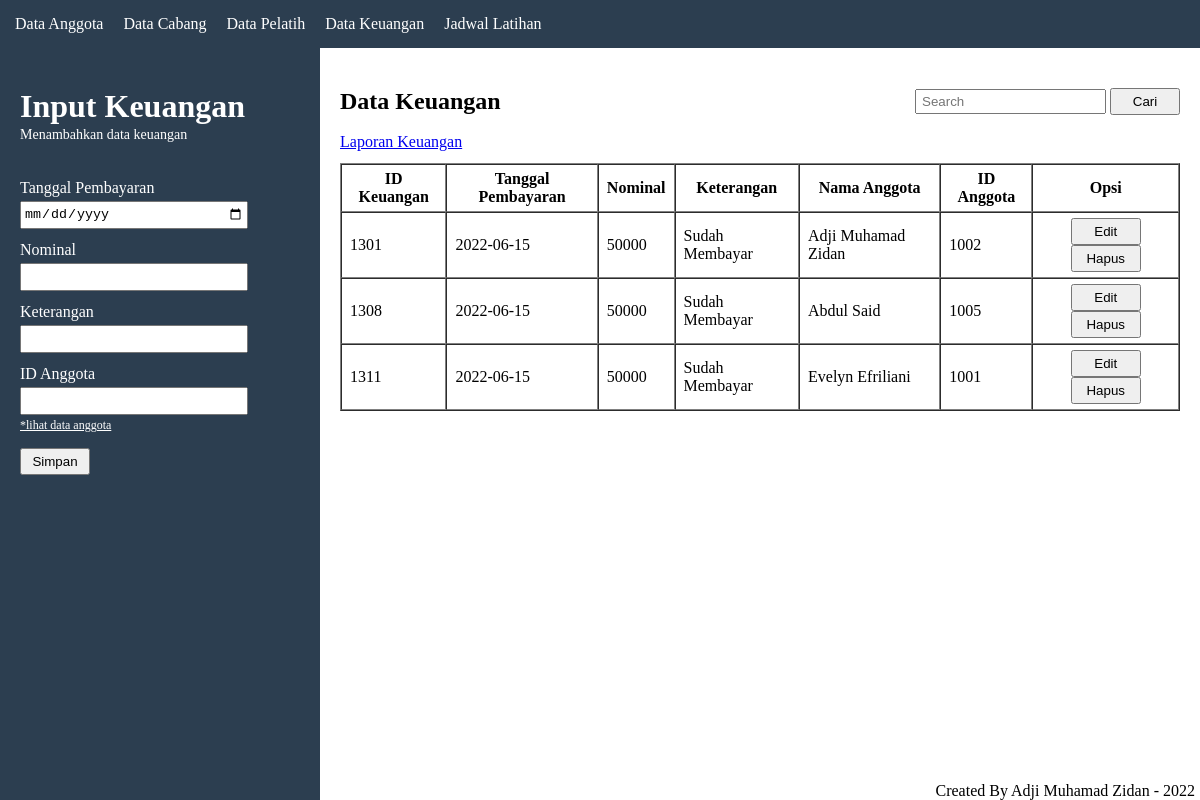
The page /keuangan.php on the database its author committed.
### tables this page shows
CREATE TABLE `dt_keuangan` (
  `ID_keuangan` int(10) NOT NULL,
  `Tanggal_Pembayaran` varchar(20) NOT NULL,
  `Nominal` int(100) NOT NULL,
  `Keterangan` varchar(100) NOT NULL,
  `ID_anggota` int(10) NOT NULL
);

CREATE TABLE `dt_anggota` (
  `ID_anggota` int(10) NOT NULL,
  `Nama_lengkap` varchar(100) NOT NULL,
  `Jenis_kelamin` varchar(15) NOT NULL,
  `Alamat` varchar(100) NOT NULL,
  `Sabuk` varchar(10) NOT NULL
);

### keuangan.php (the view, shortened to what this page needs)
<?php
	require 'config/koneksi_db.php';
	$show = "SELECT * FROM dt_keuangan INNER JOIN dt_anggota ON dt_keuangan.ID_anggota = dt_anggota.ID_anggota";
	$showData = mysqli_query($koneksi, $show);
?>
<!DOCTYPE html>
<html lang="en">
<head>
</head>
<body>
	<nav>
		<?php require 'modularitas/menu.php' ?>
	</nav>
	<main>
		<div class="container">
			<div class="form">
				<div class="title-keuangan">
					<h1>Input Keuangan</h1>
					<p>Menambahkan data keuangan</p>
				</div>
				<form action="keuangan.php" method="post">
					<label for="pembayaran">Tanggal Pembayaran</label><br>
					<input type="date" id="pembayaran" name="pembayaran"><br>
					<label for="nominal">Nominal</label><br>
					<input type="text" id="nominal" name="nominal" required><br>
					<label for="ket">Keterangan</label><br>
					<input type="text" id="ket" name="ket" required><br>
					<label for="id_anggota">ID Anggota</label><br>
					<input type="text" id="id_anggota" name="id_anggota" required><br>
					<a href="anggota.php">*lihat data anggota</a><br>
					<button type="submit" name="simpan" class="simpan">Simpan</button>
				</form>
			</div>
			<div class="tabel-data">
				<div class="header">
					<h2>Data Keuangan</h2>
					<div class="search">
						<form action="" method="post">
							<input type="search" placeholder="Search" name="keyword_cari" id="keyword_cari">
							<button type="submit" name="btn_cari" id="btn_cari">Cari</button>
						</form>
					</div>
				</div><br>
				<a href="laporan_keuangan.php">Laporan Keuangan</a>
				<div id="tabel_data">
					<table border="1" cellspacing="0">
						<tr>
							<th>ID Keuangan</th>
							<th>Tanggal Pembayaran</th>
							<th>Nominal</th>
							<th>Keterangan</th>
							<th>Nama Anggota</th>
							<th>ID Anggota</th>
							<th>Opsi</th>
						</tr>
						<?php while($data = mysqli_fetch_assoc($showData)) : ?>
							<tr>
								<td><?= $data['ID_keuangan'];?></td>
								<td><?= $data['Tanggal_Pembayaran'];?></td>
								<td><?= $data['Nominal'];?></td>
								<td><?= $data['Keterangan'];?></td>
								<td><?= $data['Nama_lengkap'];?></td>
								<td><?= $data['ID_anggota'];?></td>
								<td>
									<center>
										<a href="edit_dt_keuangan.php?update=<?= $data['ID_keuangan'];?>"><button type="button" class="edit">Edit</button></a>
										<a href="?delete=<?= $data['ID_keuangan'];?>"><button type="button" onclick=" return confirm('Yakin ingin menghapus?')" class="hapus">Hapus</button></a>
									</center>
								</td>
							</tr>
						<?php endwhile; ?>
					</table>
				</div>
				<footer>
					<?php require 'modularitas/footer.php' ?>
				</footer>
			</div>
		</div>
	</main>
</body>
</html>

### keuangan.php (style rules this page uses)
main .container { display: flex; justify-content: center; position: fixed; width: 100%; height: 100%; }
main .container .simpan { cursor: pointer; padding: 4px 2px; box-sizing: border-box; width: 70px; margin-top: 15px; }
.form { background-color: #2c3e50; width: 25%; color: white; padding: 40px 20px; }
.form .title-keuangan { margin-bottom: 36px; }
.form .title-keuangan p { margin-top: 2px; font-size: 14px; }
.form form #pembayaran, #nominal, #ket { margin-top: 4px; margin-bottom: 12px; width: 220px; height: 20px; padding: 2px; }
.form form #id_anggota { margin-top: 4px; width: 220px; height: 20px; padding: 2px; }
.form form a { color: white; font-size: 12px; }
.tabel-data { width: 75%; padding: 40px 20px; }
.tabel-data table { margin-top: 12px; width: 100%; }
.tabel-data table tr th, td { padding: 5px 8px; }
main .tabel-data table .edit, .hapus { cursor: pointer; padding: 4px 2px; box-sizing: border-box; width: 70px; }
.tabel-data .header { display: flex; justify-content: space-between; }
.header .search input { height: 25px; padding: 0 5px; }
.header .search #btn_cari { cursor: pointer; padding: 4px 2px; box-sizing: border-box; width: 70px; }

### modularitas/menu.php (style rules this page uses)
* { margin: 0; padding: 0; }
nav { background-color: #2c3e50; padding: 15px; }

### modularitas/footer.php (style rules this page uses)
* { margin: 0; padding: 0; }
footer { position: fixed; bottom: 0; right: 0; width: auto; }

### rows shown on the page
dt_keuangan: ID_keuangan "1301", Tanggal_Pembayaran "2022-06-15", Nominal "50000", Keterangan "Sudah Membayar", ID_anggota.Nama_lengkap "Adji Muhamad Zidan", ID_anggota.ID_anggota "1002"
dt_keuangan: ID_keuangan "1308", Tanggal_Pembayaran "2022-06-15", Nominal "50000", Keterangan "Sudah Membayar", ID_anggota.Nama_lengkap "Abdul Said", ID_anggota.ID_anggota "1005"
dt_keuangan: ID_keuangan "1311", Tanggal_Pembayaran "2022-06-15", Nominal "50000", Keterangan "Sudah Membayar", ID_anggota.Nama_lengkap "Evelyn Efriliani", ID_anggota.ID_anggota "1001"
